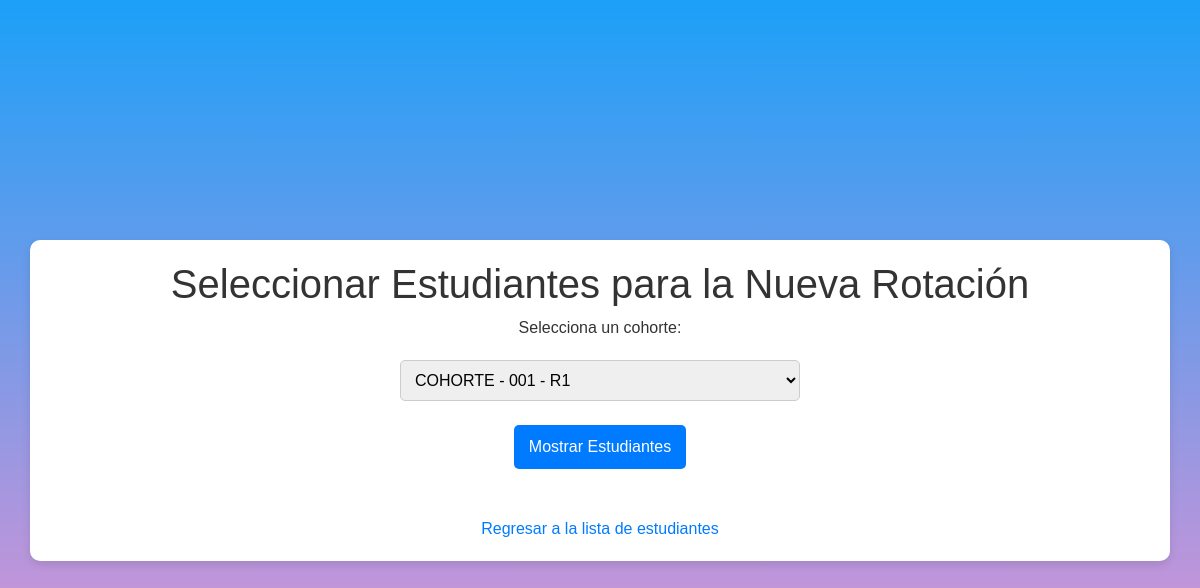
/select_rotation_students?cohort_id=3 (signed in), run on an earlier commit of the app's database.
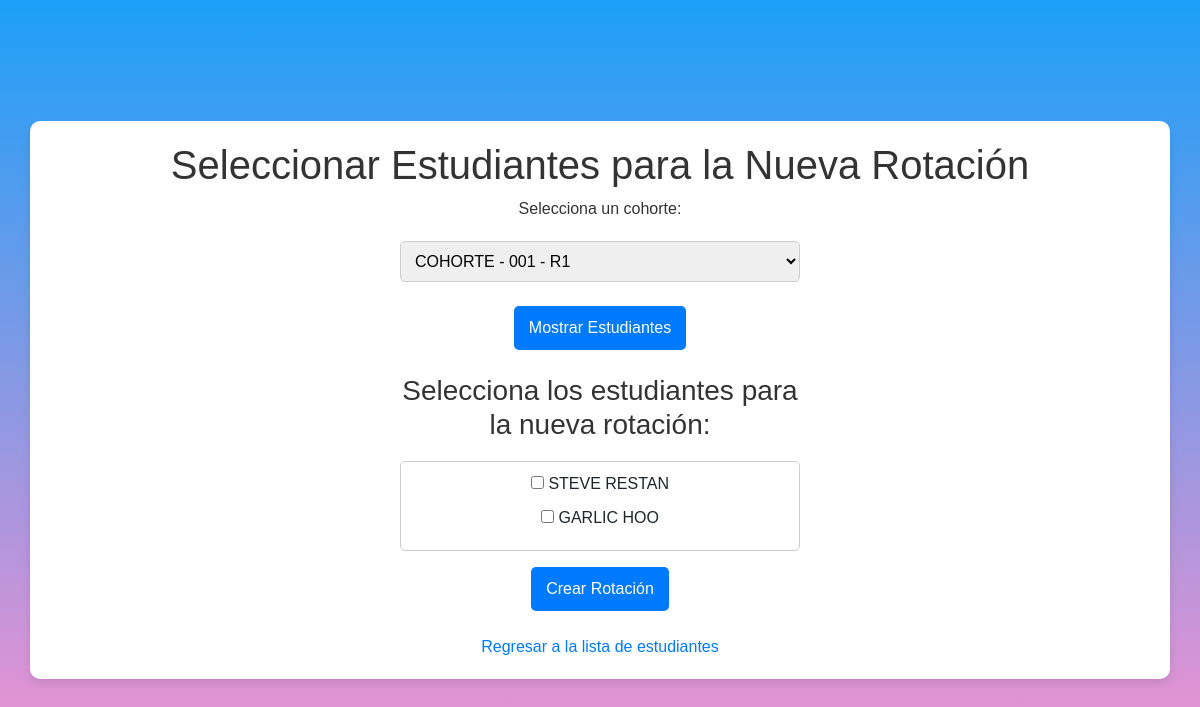
And on a later commit of the database.
### models.py (models this page shows, shortened)
class BaseModel(db.Model):
    __abstract__ = True
    created_at = db.Column(db.DateTime, default=current_time_in_bogota)
    updated_at = db.Column(
        db.DateTime, default=current_time_in_bogota, onupdate=current_time_in_bogota
    )
    created_by = db.Column(db.String(50), nullable=True)
    modified_by = db.Column(db.String(50), nullable=True)

class Student(BaseModel):
    __tablename__ = "student"
    id = db.Column(db.Integer, primary_key=True)
    identification = db.Column(db.String(20), nullable=False, unique=True)
    tipo_identificacion = db.Column(db.String(2), nullable=False)  # Nuevo campo
    full_name = db.Column(db.String(50), nullable=False)
    sexo = db.Column(db.String(10), nullable=False)  # New field
    telefono = db.Column(db.String(20), nullable=True)  # New field
    direccion_residencia = db.Column(db.String(255), nullable=True)  # New field
    is_active = db.Column(db.Boolean, default=True)
    universidad_id = db.Column(
        db.Integer, db.ForeignKey("universidad.id"), nullable=True
    )
    especializacion_id = db.Column(db.Integer, db.ForeignKey("especializacion.id"), nullable=True)
    universidad = db.relationship("Universidad", back_populates="students")
    cohort_id = db.Column(db.Integer, db.ForeignKey("cohort.id"), nullable=False)
    cohort = db.relationship("Cohort", back_populates="students")
    grades = db.relationship(
        "Grade", back_populates="student", cascade="all, delete-orphan"
    )
    especializacion = db.relationship("Especializacion", back_populates="students")

### app.py (the view, shortened to what this page needs)
@app.route("/select_rotation_students", methods=["GET", "POST"])
@login_required
def select_rotation_students():
    cohorts = Cohort.query.filter_by(teacher_id=current_user.id).all()
    cohort_id = request.args.get("cohort_id")
    students = []
    if cohort_id:
        students = Student.query.filter_by(cohort_id=cohort_id).all()
    return render_template("select_rotation_students.html", cohorts=cohorts, students=students, cohort_id=cohort_id)

### app.py (called while the page is built)
@login_manager.user_loader
def load_user(user_id):
    return User.query.get(int(user_id))

### templates/select_rotation_students.html (shortened to what this page needs)
<!DOCTYPE html>
<html lang="es">
<head>
    <link rel="stylesheet" href="{{ url_for('static', filename='css/bootstrap.min.css') }}">
</head>
<body>
    <div class="container">
        <h1>Seleccionar Estudiantes para la Nueva Rotación</h1>
        <form method="get" action="{{ url_for('select_rotation_students') }}">
            <label for="cohort_selection">Selecciona un cohorte:</label>
            <select name="cohort_id" id="cohort_selection">
                {% for cohort in cohorts %}
                <option value="{{ cohort.id }}">{{ cohort.name }}</option>
                {% endfor %}
            </select>
            <br><br>
            <input type="submit" value="Mostrar Estudiantes">
        </form>
        <br>
        {% if students %}
        <form method="post">
            <h3>Selecciona los estudiantes para la nueva rotación:</h3>
            <ul>
                {% for student in students %}
                <li>
                    <input type="checkbox" name="student_selection" value="{{ student.id }}">
                    {{ student.full_name }}
                </li>
                {% endfor %}
            </ul>
            <input type="submit" value="Crear Rotación">
        </form>
        {% endif %}
        <br>
        <a href="{{ url_for('view_students') }}">Regresar a la lista de estudiantes</a>
    </div>
</body>
</html>

### templates/select_rotation_students.html (style rules this page uses)
body { background: linear-gradient(to bottom, #1ca0f8, #fc91cf); font-family: Arial, sans-serif; margin: 0; padding: 0; display: flex; flex-direction: column; align-items: center; justify-content: center; min-height: 100vh; }
.container { background-color: white; padding: 20px; border-radius: 10px; box-shadow: 0 4px 8px rgba(0, 0, 0, 0.1); text-align: center; }
h1 { color: #333; }
label, h3 { color: #333; margin-bottom: 20px; }
form { max-width: 400px; margin-left: auto; margin-right: auto; }
select, ul { width: 100%; padding: 10px; border: 1px solid #ccc; border-radius: 5px; }
li { list-style-type: none; margin-bottom: 10px; }
input[type="submit"] { background-color: #007BFF; color: white; padding: 10px 15px; border-radius: 5px; border: none; cursor: pointer; }
a { color: #007BFF; text-decoration: none; }

What changed in the data, as far as the page shows it:
added Student: full_name "STEVE RESTAN"
added Student: full_name "GARLIC HOO"
Also different on the page:
form field value: (not shown) → "Crear Rotación"
text now shown: "Selecciona los estudiantes para la nueva rotación:"
